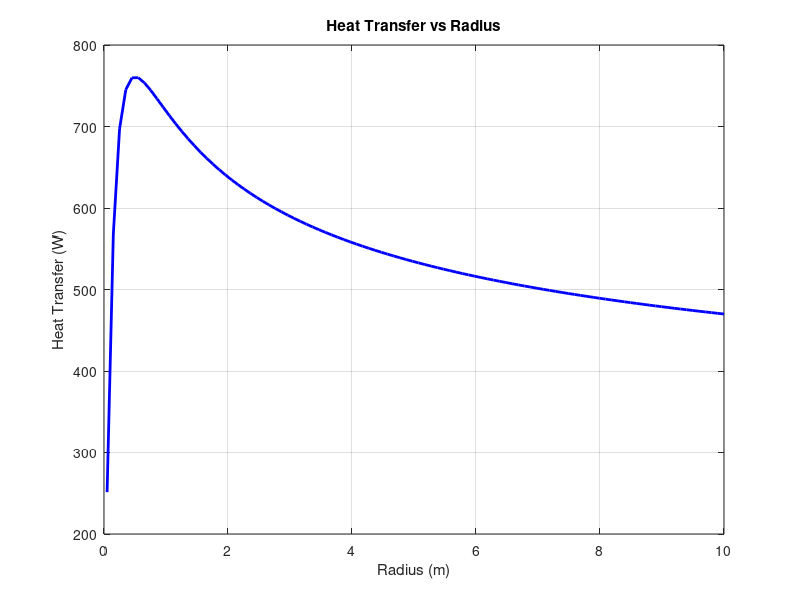

MATLAB code to generate this figure:
clc; clear; 
r1 = 0.05; 
r2 = 10;
k = 5; 
h = 10;
T1 = 100;
T_inf = 20;
L = 1;

% Radius range
r = linspace(r1, r2, 100);

% Thermal resistance of insulation
R_ins = log(r./r1) ./ (2*pi*k*L);

% Thermal resistance of convection
R_conv = 1 ./ (h*2*pi*r*L);

% Total thermal resistance
R_total = R_ins + R_conv;

% Heat transfer rate
Q = (T1 - T_inf) ./ R_total;

% Plot results
plot(r, Q, 'b-', 'LineWidth', 2);
xlabel('Radius (m)');
ylabel('Heat Transfer (W)');
title('Heat Transfer vs Radius');
grid on;